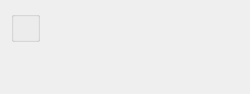
<?xml version="1.0" encoding="UTF-8"?>
<ui version="4.0">
 <comment>This file is part of the xTuple ERP: PostBooks Edition, a free and
open source Enterprise Resource Planning software suite,
Copyright (c) 1999-2010 by OpenMFG LLC, d/b/a xTuple.
It is licensed to you under the Common Public Attribution License
version 1.0, the full text of which (including xTuple-specific Exhibits)
is available at www.xtuple.com/CPAL.  By using this software, you agree
to be bound by its terms.</comment>
 <class>dspWoSoStatusMismatch</class>
 <widget class="QWidget" name="dspWoSoStatusMismatch">
  <property name="geometry">
   <rect>
    <x>0</x>
    <y>0</y>
    <width>250</width>
    <height>94</height>
   </rect>
  </property>
  <property name="windowTitle">
   <string>Open Work Orders with Closed Parent Sales Orders</string>
  </property>
  <layout class="QHBoxLayout" name="horizontalLayout">
   <item>
    <layout class="QVBoxLayout" name="verticalLayout">
     <property name="spacing">
      <number>0</number>
     </property>
     <item>
      <widget class="WarehouseGroup" name="_warehouse">
       <property name="title">
        <string/>
       </property>
       <property name="fixedSize">
        <bool>false</bool>
       </property>
      </widget>
     </item>
     <item>
      <spacer name="verticalSpacer">
       <property name="orientation">
        <enum>Qt::Vertical</enum>
       </property>
       <property name="sizeHint" stdset="0">
        <size>
         <width>20</width>
         <height>0</height>
        </size>
       </property>
      </spacer>
     </item>
    </layout>
   </item>
   <item>
    <spacer>
     <property name="orientation">
      <enum>Qt::Horizontal</enum>
     </property>
     <property name="sizeType">
      <enum>QSizePolicy::Expanding</enum>
     </property>
     <property name="sizeHint" stdset="0">
      <size>
       <width>0</width>
       <height>20</height>
      </size>
     </property>
    </spacer>
   </item>
  </layout>
 </widget>
 <layoutdefault spacing="6" margin="11"/>
 <pixmapfunction>qPixmapFromMimeSource</pixmapfunction>
 <customwidgets>
  <customwidget>
   <class>WarehouseGroup</class>
   <extends>QGroupBox</extends>
   <header>warehousegroup.h</header>
  </customwidget>
 </customwidgets>
 <tabstops>
  <tabstop>_warehouse</tabstop>
 </tabstops>
 <resources/>
 <connections/>
</ui>
